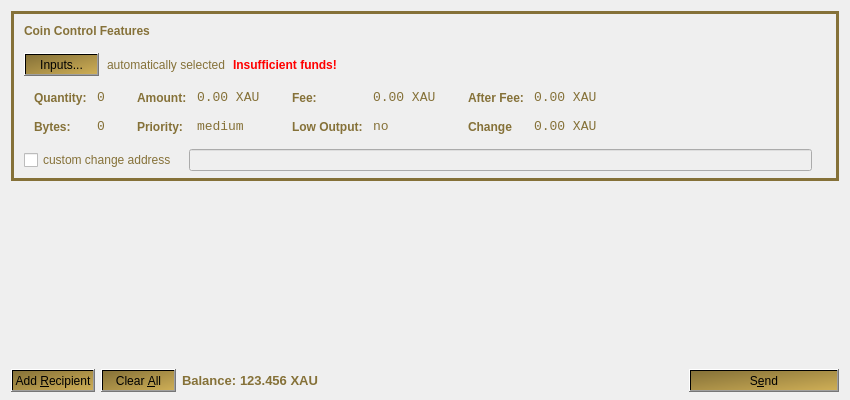
<?xml version="1.0" encoding="UTF-8"?>
<ui version="4.0">
 <class>SendCoinsDialog</class>
 <widget class="QDialog" name="SendCoinsDialog">
  <property name="geometry">
   <rect>
    <x>0</x>
    <y>0</y>
    <width>850</width>
    <height>400</height>
   </rect>
  </property>
  <property name="maximumSize">
   <size>
    <width>16777215</width>
    <height>580</height>
   </size>
  </property>
  <property name="windowTitle">
   <string>Send Coins</string>
  </property>
  <layout class="QVBoxLayout" name="verticalLayout" stretch="0,1,0">
   <property name="bottomMargin">
    <number>8</number>
   </property>
   <item>
    <widget class="QFrame" name="frameCoinControl">
     <property name="sizePolicy">
      <sizepolicy hsizetype="Expanding" vsizetype="Expanding">
       <horstretch>0</horstretch>
       <verstretch>0</verstretch>
      </sizepolicy>
     </property>
     <property name="maximumSize">
      <size>
       <width>16777215</width>
       <height>16777215</height>
      </size>
     </property>
     <property name="styleSheet">
      <string notr="true">QFrame { color: rgb(133, 113, 56); }</string>
     </property>
     <property name="frameShape">
      <enum>QFrame::Box</enum>
     </property>
     <property name="lineWidth">
      <number>3</number>
     </property>
     <property name="midLineWidth">
      <number>0</number>
     </property>
     <layout class="QVBoxLayout" name="verticalLayoutCoinControl2">
      <property name="spacing">
       <number>6</number>
      </property>
      <property name="leftMargin">
       <number>0</number>
      </property>
      <property name="topMargin">
       <number>0</number>
      </property>
      <property name="rightMargin">
       <number>0</number>
      </property>
      <property name="bottomMargin">
       <number>6</number>
      </property>
      <item>
       <layout class="QVBoxLayout" name="verticalLayoutCoinControl" stretch="0,0,0,0,1">
        <property name="spacing">
         <number>0</number>
        </property>
        <property name="leftMargin">
         <number>10</number>
        </property>
        <property name="topMargin">
         <number>10</number>
        </property>
        <item>
         <layout class="QHBoxLayout" name="horizontalLayoutCoinControl1">
          <property name="bottomMargin">
           <number>15</number>
          </property>
          <item>
           <widget class="QLabel" name="labelCoinControlFeatures">
            <property name="sizePolicy">
             <sizepolicy hsizetype="Preferred" vsizetype="Maximum">
              <horstretch>0</horstretch>
              <verstretch>0</verstretch>
             </sizepolicy>
            </property>
            <property name="font">
             <font>
              <weight>75</weight>
              <bold>true</bold>
             </font>
            </property>
            <property name="styleSheet">
             <string notr="true">font-weight:bold;
color: rgb(133, 113, 56);</string>
            </property>
            <property name="text">
             <string>Coin Control Features</string>
            </property>
           </widget>
          </item>
         </layout>
        </item>
        <item>
         <layout class="QHBoxLayout" name="horizontalLayoutCoinControl2" stretch="0,0,0,0">
          <property name="spacing">
           <number>8</number>
          </property>
          <property name="bottomMargin">
           <number>10</number>
          </property>
          <item>
           <widget class="QPushButton" name="pushButtonCoinControl">
            <property name="styleSheet">
             <string notr="true">background-color: qlineargradient(spread:repeat, x1:0, y1:0, x2:1, y2:1, stop:0 rgba(133, 113, 56, 255), stop:1 rgba(206, 174, 86, 255));</string>
            </property>
            <property name="text">
             <string>Inputs...</string>
            </property>
           </widget>
          </item>
          <item>
           <widget class="QLabel" name="labelCoinControlAutomaticallySelected">
            <property name="styleSheet">
             <string notr="true">color: rgb(133, 113, 56);</string>
            </property>
            <property name="text">
             <string>automatically selected</string>
            </property>
            <property name="margin">
             <number>5</number>
            </property>
           </widget>
          </item>
          <item>
           <widget class="QLabel" name="labelCoinControlInsuffFunds">
            <property name="font">
             <font>
              <weight>75</weight>
              <bold>true</bold>
             </font>
            </property>
            <property name="styleSheet">
             <string notr="true">color:red;font-weight:bold;</string>
            </property>
            <property name="text">
             <string>Insufficient funds!</string>
            </property>
            <property name="margin">
             <number>5</number>
            </property>
           </widget>
          </item>
          <item>
           <spacer name="horizontalSpacerCoinControl">
            <property name="orientation">
             <enum>Qt::Horizontal</enum>
            </property>
            <property name="sizeHint" stdset="0">
             <size>
              <width>40</width>
              <height>1</height>
             </size>
            </property>
           </spacer>
          </item>
         </layout>
        </item>
        <item>
         <widget class="QWidget" name="widgetCoinControl" native="true">
          <property name="sizePolicy">
           <sizepolicy hsizetype="Preferred" vsizetype="Preferred">
            <horstretch>0</horstretch>
            <verstretch>0</verstretch>
           </sizepolicy>
          </property>
          <property name="minimumSize">
           <size>
            <width>0</width>
            <height>0</height>
           </size>
          </property>
          <property name="styleSheet">
           <string notr="true"/>
          </property>
          <layout class="QHBoxLayout" name="horizontalLayoutCoinControl5">
           <property name="leftMargin">
            <number>0</number>
           </property>
           <property name="topMargin">
            <number>0</number>
           </property>
           <property name="rightMargin">
            <number>0</number>
           </property>
           <property name="bottomMargin">
            <number>0</number>
           </property>
           <item>
            <layout class="QHBoxLayout" name="horizontalLayoutCoinControl3" stretch="0,0,0,1">
             <property name="spacing">
              <number>20</number>
             </property>
             <property name="topMargin">
              <number>0</number>
             </property>
             <property name="bottomMargin">
              <number>10</number>
             </property>
             <item>
              <layout class="QFormLayout" name="formLayoutCoinControl1">
               <property name="horizontalSpacing">
                <number>10</number>
               </property>
               <property name="verticalSpacing">
                <number>14</number>
               </property>
               <property name="leftMargin">
                <number>10</number>
               </property>
               <property name="topMargin">
                <number>4</number>
               </property>
               <property name="rightMargin">
                <number>6</number>
               </property>
               <item row="0" column="0">
                <widget class="QLabel" name="labelCoinControlQuantityText">
                 <property name="styleSheet">
                  <string notr="true">font-weight:bold;
color: rgb(133, 113, 56);</string>
                 </property>
                 <property name="text">
                  <string>Quantity:</string>
                 </property>
                 <property name="margin">
                  <number>0</number>
                 </property>
                </widget>
               </item>
               <item row="0" column="1">
                <widget class="QLabel" name="labelCoinControlQuantity">
                 <property name="font">
                  <font>
                   <family>Monospace</family>
                   <pointsize>10</pointsize>
                  </font>
                 </property>
                 <property name="cursor">
                  <cursorShape>IBeamCursor</cursorShape>
                 </property>
                 <property name="contextMenuPolicy">
                  <enum>Qt::ActionsContextMenu</enum>
                 </property>
                 <property name="styleSheet">
                  <string notr="true">color: rgb(133, 113, 56);</string>
                 </property>
                 <property name="text">
                  <string>0</string>
                 </property>
                 <property name="margin">
                  <number>0</number>
                 </property>
                 <property name="textInteractionFlags">
                  <set>Qt::LinksAccessibleByMouse|Qt::TextSelectableByKeyboard|Qt::TextSelectableByMouse</set>
                 </property>
                </widget>
               </item>
               <item row="1" column="0">
                <widget class="QLabel" name="labelCoinControlBytesText">
                 <property name="styleSheet">
                  <string notr="true">font-weight:bold;
color: rgb(133, 113, 56);</string>
                 </property>
                 <property name="text">
                  <string>Bytes:</string>
                 </property>
                </widget>
               </item>
               <item row="1" column="1">
                <widget class="QLabel" name="labelCoinControlBytes">
                 <property name="font">
                  <font>
                   <family>Monospace</family>
                   <pointsize>10</pointsize>
                  </font>
                 </property>
                 <property name="cursor">
                  <cursorShape>IBeamCursor</cursorShape>
                 </property>
                 <property name="contextMenuPolicy">
                  <enum>Qt::ActionsContextMenu</enum>
                 </property>
                 <property name="styleSheet">
                  <string notr="true">color: rgb(133, 113, 56);</string>
                 </property>
                 <property name="text">
                  <string>0</string>
                 </property>
                 <property name="textInteractionFlags">
                  <set>Qt::LinksAccessibleByMouse|Qt::TextSelectableByKeyboard|Qt::TextSelectableByMouse</set>
                 </property>
                </widget>
               </item>
              </layout>
             </item>
             <item>
              <layout class="QFormLayout" name="formLayoutCoinControl2">
               <property name="horizontalSpacing">
                <number>10</number>
               </property>
               <property name="verticalSpacing">
                <number>14</number>
               </property>
               <property name="leftMargin">
                <number>6</number>
               </property>
               <property name="topMargin">
                <number>4</number>
               </property>
               <property name="rightMargin">
                <number>6</number>
               </property>
               <item row="0" column="0">
                <widget class="QLabel" name="labelCoinControlAmountText">
                 <property name="styleSheet">
                  <string notr="true">font-weight:bold;
color: rgb(133, 113, 56);</string>
                 </property>
                 <property name="text">
                  <string>Amount:</string>
                 </property>
                 <property name="margin">
                  <number>0</number>
                 </property>
                </widget>
               </item>
               <item row="0" column="1">
                <widget class="QLabel" name="labelCoinControlAmount">
                 <property name="font">
                  <font>
                   <family>Monospace</family>
                   <pointsize>10</pointsize>
                  </font>
                 </property>
                 <property name="cursor">
                  <cursorShape>IBeamCursor</cursorShape>
                 </property>
                 <property name="contextMenuPolicy">
                  <enum>Qt::ActionsContextMenu</enum>
                 </property>
                 <property name="styleSheet">
                  <string notr="true">color: rgb(133, 113, 56);</string>
                 </property>
                 <property name="text">
                  <string>0.00 XAU</string>
                 </property>
                 <property name="textInteractionFlags">
                  <set>Qt::LinksAccessibleByMouse|Qt::TextSelectableByKeyboard|Qt::TextSelectableByMouse</set>
                 </property>
                </widget>
               </item>
               <item row="1" column="0">
                <widget class="QLabel" name="labelCoinControlPriorityText">
                 <property name="styleSheet">
                  <string notr="true">font-weight:bold;
color: rgb(133, 113, 56);</string>
                 </property>
                 <property name="text">
                  <string>Priority:</string>
                 </property>
                </widget>
               </item>
               <item row="1" column="1">
                <widget class="QLabel" name="labelCoinControlPriority">
                 <property name="font">
                  <font>
                   <family>Monospace</family>
                   <pointsize>10</pointsize>
                  </font>
                 </property>
                 <property name="cursor">
                  <cursorShape>IBeamCursor</cursorShape>
                 </property>
                 <property name="contextMenuPolicy">
                  <enum>Qt::ActionsContextMenu</enum>
                 </property>
                 <property name="styleSheet">
                  <string notr="true">color: rgb(133, 113, 56);</string>
                 </property>
                 <property name="text">
                  <string>medium</string>
                 </property>
                 <property name="textInteractionFlags">
                  <set>Qt::LinksAccessibleByMouse|Qt::TextSelectableByKeyboard|Qt::TextSelectableByMouse</set>
                 </property>
                </widget>
               </item>
              </layout>
             </item>
             <item>
              <layout class="QFormLayout" name="formLayoutCoinControl3">
               <property name="horizontalSpacing">
                <number>10</number>
               </property>
               <property name="verticalSpacing">
                <number>14</number>
               </property>
               <property name="leftMargin">
                <number>6</number>
               </property>
               <property name="topMargin">
                <number>4</number>
               </property>
               <property name="rightMargin">
                <number>6</number>
               </property>
               <item row="0" column="0">
                <widget class="QLabel" name="labelCoinControlFeeText">
                 <property name="styleSheet">
                  <string notr="true">font-weight:bold;
color: rgb(133, 113, 56);</string>
                 </property>
                 <property name="text">
                  <string>Fee:</string>
                 </property>
                 <property name="margin">
                  <number>0</number>
                 </property>
                </widget>
               </item>
               <item row="0" column="1">
                <widget class="QLabel" name="labelCoinControlFee">
                 <property name="font">
                  <font>
                   <family>Monospace</family>
                   <pointsize>10</pointsize>
                  </font>
                 </property>
                 <property name="cursor">
                  <cursorShape>IBeamCursor</cursorShape>
                 </property>
                 <property name="contextMenuPolicy">
                  <enum>Qt::ActionsContextMenu</enum>
                 </property>
                 <property name="styleSheet">
                  <string notr="true">color: rgb(133, 113, 56);</string>
                 </property>
                 <property name="text">
                  <string>0.00 XAU</string>
                 </property>
                 <property name="textInteractionFlags">
                  <set>Qt::LinksAccessibleByMouse|Qt::TextSelectableByKeyboard|Qt::TextSelectableByMouse</set>
                 </property>
                </widget>
               </item>
               <item row="1" column="0">
                <widget class="QLabel" name="labelCoinControlLowOutputText">
                 <property name="styleSheet">
                  <string notr="true">font-weight:bold;
color: rgb(133, 113, 56);</string>
                 </property>
                 <property name="text">
                  <string>Low Output:</string>
                 </property>
                </widget>
               </item>
               <item row="1" column="1">
                <widget class="QLabel" name="labelCoinControlLowOutput">
                 <property name="font">
                  <font>
                   <family>Monospace</family>
                   <pointsize>10</pointsize>
                  </font>
                 </property>
                 <property name="cursor">
                  <cursorShape>IBeamCursor</cursorShape>
                 </property>
                 <property name="contextMenuPolicy">
                  <enum>Qt::ActionsContextMenu</enum>
                 </property>
                 <property name="styleSheet">
                  <string notr="true">color: rgb(133, 113, 56);</string>
                 </property>
                 <property name="text">
                  <string>no</string>
                 </property>
                 <property name="textInteractionFlags">
                  <set>Qt::LinksAccessibleByMouse|Qt::TextSelectableByKeyboard|Qt::TextSelectableByMouse</set>
                 </property>
                </widget>
               </item>
              </layout>
             </item>
             <item>
              <layout class="QFormLayout" name="formLayoutCoinControl4">
               <property name="horizontalSpacing">
                <number>10</number>
               </property>
               <property name="verticalSpacing">
                <number>14</number>
               </property>
               <property name="leftMargin">
                <number>6</number>
               </property>
               <property name="topMargin">
                <number>4</number>
               </property>
               <property name="rightMargin">
                <number>6</number>
               </property>
               <item row="0" column="0">
                <widget class="QLabel" name="labelCoinControlAfterFeeText">
                 <property name="styleSheet">
                  <string notr="true">font-weight:bold;
color: rgb(133, 113, 56);</string>
                 </property>
                 <property name="text">
                  <string>After Fee:</string>
                 </property>
                 <property name="margin">
                  <number>0</number>
                 </property>
                </widget>
               </item>
               <item row="0" column="1">
                <widget class="QLabel" name="labelCoinControlAfterFee">
                 <property name="font">
                  <font>
                   <family>Monospace</family>
                   <pointsize>10</pointsize>
                  </font>
                 </property>
                 <property name="cursor">
                  <cursorShape>IBeamCursor</cursorShape>
                 </property>
                 <property name="contextMenuPolicy">
                  <enum>Qt::ActionsContextMenu</enum>
                 </property>
                 <property name="styleSheet">
                  <string notr="true">color: rgb(133, 113, 56);</string>
                 </property>
                 <property name="text">
                  <string>0.00 XAU</string>
                 </property>
                 <property name="textInteractionFlags">
                  <set>Qt::LinksAccessibleByMouse|Qt::TextSelectableByKeyboard|Qt::TextSelectableByMouse</set>
                 </property>
                </widget>
               </item>
               <item row="1" column="0">
                <widget class="QLabel" name="labelCoinControlChangeText">
                 <property name="styleSheet">
                  <string notr="true">font-weight:bold;
color: rgb(133, 113, 56);</string>
                 </property>
                 <property name="text">
                  <string>Change</string>
                 </property>
                </widget>
               </item>
               <item row="1" column="1">
                <widget class="QLabel" name="labelCoinControlChange">
                 <property name="font">
                  <font>
                   <family>Monospace</family>
                   <pointsize>10</pointsize>
                  </font>
                 </property>
                 <property name="cursor">
                  <cursorShape>IBeamCursor</cursorShape>
                 </property>
                 <property name="contextMenuPolicy">
                  <enum>Qt::ActionsContextMenu</enum>
                 </property>
                 <property name="styleSheet">
                  <string notr="true">color: rgb(133, 113, 56);</string>
                 </property>
                 <property name="text">
                  <string>0.00 XAU</string>
                 </property>
                 <property name="textInteractionFlags">
                  <set>Qt::LinksAccessibleByMouse|Qt::TextSelectableByKeyboard|Qt::TextSelectableByMouse</set>
                 </property>
                </widget>
               </item>
              </layout>
             </item>
            </layout>
           </item>
          </layout>
         </widget>
        </item>
        <item>
         <layout class="QHBoxLayout" name="horizontalLayoutCoinControl4" stretch="0,0,0">
          <property name="spacing">
           <number>12</number>
          </property>
          <property name="sizeConstraint">
           <enum>QLayout::SetDefaultConstraint</enum>
          </property>
          <property name="topMargin">
           <number>5</number>
          </property>
          <property name="rightMargin">
           <number>5</number>
          </property>
          <item>
           <widget class="QCheckBox" name="checkBoxCoinControlChange">
            <property name="styleSheet">
             <string notr="true">color: rgb(133, 113, 56);</string>
            </property>
            <property name="text">
             <string>custom change address</string>
            </property>
           </widget>
          </item>
          <item>
           <widget class="QLineEdit" name="lineEditCoinControlChange">
            <property name="enabled">
             <bool>false</bool>
            </property>
            <property name="sizePolicy">
             <sizepolicy hsizetype="Expanding" vsizetype="Fixed">
              <horstretch>0</horstretch>
              <verstretch>0</verstretch>
             </sizepolicy>
            </property>
           </widget>
          </item>
          <item>
           <widget class="QLabel" name="labelCoinControlChangeLabel">
            <property name="sizePolicy">
             <sizepolicy hsizetype="Preferred" vsizetype="Expanding">
              <horstretch>0</horstretch>
              <verstretch>0</verstretch>
             </sizepolicy>
            </property>
            <property name="minimumSize">
             <size>
              <width>0</width>
              <height>0</height>
             </size>
            </property>
            <property name="text">
             <string/>
            </property>
            <property name="margin">
             <number>3</number>
            </property>
           </widget>
          </item>
         </layout>
        </item>
        <item>
         <spacer name="verticalSpacerCoinControl">
          <property name="orientation">
           <enum>Qt::Vertical</enum>
          </property>
          <property name="sizeHint" stdset="0">
           <size>
            <width>800</width>
            <height>1</height>
           </size>
          </property>
         </spacer>
        </item>
       </layout>
      </item>
     </layout>
    </widget>
   </item>
   <item>
    <widget class="QScrollArea" name="scrollArea">
     <property name="styleSheet">
      <string notr="true">background-color: transparent;</string>
     </property>
     <property name="frameShape">
      <enum>QFrame::NoFrame</enum>
     </property>
     <property name="frameShadow">
      <enum>QFrame::Plain</enum>
     </property>
     <property name="widgetResizable">
      <bool>true</bool>
     </property>
     <widget class="QWidget" name="scrollAreaWidgetContents">
      <property name="geometry">
       <rect>
        <x>0</x>
        <y>0</y>
        <width>832</width>
        <height>170</height>
       </rect>
      </property>
      <layout class="QVBoxLayout" name="verticalLayout_2">
       <property name="leftMargin">
        <number>0</number>
       </property>
       <property name="topMargin">
        <number>0</number>
       </property>
       <property name="rightMargin">
        <number>0</number>
       </property>
       <property name="bottomMargin">
        <number>0</number>
       </property>
       <item>
        <layout class="QVBoxLayout" name="entries">
         <property name="spacing">
          <number>6</number>
         </property>
        </layout>
       </item>
       <item>
        <spacer name="verticalSpacer">
         <property name="orientation">
          <enum>Qt::Vertical</enum>
         </property>
         <property name="sizeHint" stdset="0">
          <size>
           <width>20</width>
           <height>40</height>
          </size>
         </property>
        </spacer>
       </item>
      </layout>
     </widget>
    </widget>
   </item>
   <item>
    <layout class="QHBoxLayout" name="horizontalLayout">
     <item>
      <widget class="QPushButton" name="addButton">
       <property name="toolTip">
        <string>Send to multiple recipients at once</string>
       </property>
       <property name="styleSheet">
        <string notr="true">background-color: qlineargradient(spread:repeat, x1:0, y1:0, x2:1, y2:1, stop:0 rgba(133, 113, 56, 255), stop:1 rgba(206, 174, 86, 255));</string>
       </property>
       <property name="text">
        <string>Add &amp;Recipient</string>
       </property>
       <property name="icon">
        <iconset resource="../bitcoin.qrc">
         <normaloff>:/icons/add</normaloff>:/icons/add</iconset>
       </property>
       <property name="autoDefault">
        <bool>false</bool>
       </property>
      </widget>
     </item>
     <item>
      <widget class="QPushButton" name="clearButton">
       <property name="sizePolicy">
        <sizepolicy hsizetype="Minimum" vsizetype="Fixed">
         <horstretch>0</horstretch>
         <verstretch>0</verstretch>
        </sizepolicy>
       </property>
       <property name="toolTip">
        <string>Remove all transaction fields</string>
       </property>
       <property name="styleSheet">
        <string notr="true">background-color: qlineargradient(spread:repeat, x1:0, y1:0, x2:1, y2:1, stop:0 rgba(133, 113, 56, 255), stop:1 rgba(206, 174, 86, 255));</string>
       </property>
       <property name="text">
        <string>Clear &amp;All</string>
       </property>
       <property name="icon">
        <iconset resource="../bitcoin.qrc">
         <normaloff>:/icons/remove</normaloff>:/icons/remove</iconset>
       </property>
       <property name="autoRepeatDelay">
        <number>300</number>
       </property>
       <property name="autoDefault">
        <bool>false</bool>
       </property>
      </widget>
     </item>
     <item>
      <layout class="QHBoxLayout" name="horizontalLayout_2">
       <property name="spacing">
        <number>3</number>
       </property>
       <item>
        <widget class="QLabel" name="label">
         <property name="sizePolicy">
          <sizepolicy hsizetype="Preferred" vsizetype="Fixed">
           <horstretch>0</horstretch>
           <verstretch>0</verstretch>
          </sizepolicy>
         </property>
         <property name="font">
          <font>
           <pointsize>10</pointsize>
           <weight>75</weight>
           <bold>true</bold>
          </font>
         </property>
         <property name="styleSheet">
          <string notr="true">color: rgb(133, 113, 56);</string>
         </property>
         <property name="text">
          <string>Balance:</string>
         </property>
        </widget>
       </item>
       <item>
        <widget class="QLabel" name="labelBalance">
         <property name="sizePolicy">
          <sizepolicy hsizetype="Preferred" vsizetype="Fixed">
           <horstretch>0</horstretch>
           <verstretch>0</verstretch>
          </sizepolicy>
         </property>
         <property name="font">
          <font>
           <pointsize>10</pointsize>
           <weight>75</weight>
           <bold>true</bold>
          </font>
         </property>
         <property name="cursor">
          <cursorShape>IBeamCursor</cursorShape>
         </property>
         <property name="styleSheet">
          <string notr="true">color: rgb(133, 113, 56);</string>
         </property>
         <property name="text">
          <string>123.456 XAU</string>
         </property>
         <property name="textInteractionFlags">
          <set>Qt::LinksAccessibleByMouse|Qt::TextSelectableByKeyboard|Qt::TextSelectableByMouse</set>
         </property>
        </widget>
       </item>
      </layout>
     </item>
     <item>
      <spacer name="horizontalSpacer">
       <property name="orientation">
        <enum>Qt::Horizontal</enum>
       </property>
       <property name="sizeHint" stdset="0">
        <size>
         <width>40</width>
         <height>20</height>
        </size>
       </property>
      </spacer>
     </item>
     <item>
      <widget class="QPushButton" name="sendButton">
       <property name="minimumSize">
        <size>
         <width>150</width>
         <height>0</height>
        </size>
       </property>
       <property name="toolTip">
        <string>Confirm the send action</string>
       </property>
       <property name="styleSheet">
        <string notr="true">background-color: qlineargradient(spread:repeat, x1:0, y1:0, x2:1, y2:1, stop:0 rgba(133, 113, 56, 255), stop:1 rgba(206, 174, 86, 255));</string>
       </property>
       <property name="text">
        <string>S&amp;end</string>
       </property>
       <property name="icon">
        <iconset>
         <normaloff>:/icons/send2</normaloff>:/icons/send2</iconset>
       </property>
       <property name="default">
        <bool>true</bool>
       </property>
      </widget>
     </item>
    </layout>
   </item>
  </layout>
 </widget>
 <resources>
  <include location="../bitcoin.qrc"/>
 </resources>
 <connections/>
</ui>
